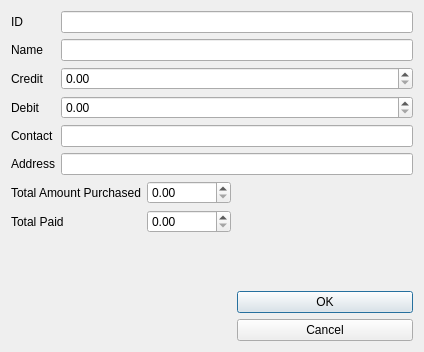
<?xml version="1.0" encoding="UTF-8"?>
<ui version="4.0">
 <class>ConfirmOrderDialog</class>
 <widget class="QDialog" name="ConfirmOrderDialog">
  <property name="geometry">
   <rect>
    <x>0</x>
    <y>0</y>
    <width>424</width>
    <height>352</height>
   </rect>
  </property>
  <property name="windowTitle">
   <string>Dialog</string>
  </property>
  <layout class="QGridLayout" name="gridLayout">
   <item row="1" column="0">
    <layout class="QFormLayout" name="formLayout_2">
     <item row="0" column="0">
      <widget class="QLabel" name="TotalAmountPurchasedlabel_7">
       <property name="text">
        <string>Total Amount Purchased</string>
       </property>
      </widget>
     </item>
     <item row="0" column="1">
      <widget class="QDoubleSpinBox" name="doubleSpinBoxTotalAmountPurchased">
       <property name="maximum">
        <double>9999999.990000000223517</double>
       </property>
      </widget>
     </item>
     <item row="1" column="0">
      <widget class="QLabel" name="TotalPaidlabel_8">
       <property name="text">
        <string>Total Paid</string>
       </property>
      </widget>
     </item>
     <item row="1" column="1">
      <widget class="QDoubleSpinBox" name="doubleSpinBoxAmountPaid">
       <property name="maximum">
        <double>9999999.990000000223517</double>
       </property>
      </widget>
     </item>
    </layout>
   </item>
   <item row="0" column="0" colspan="2">
    <layout class="QFormLayout" name="formLayout">
     <item row="0" column="0">
      <widget class="QLabel" name="CustomerIDlabel">
       <property name="text">
        <string>ID</string>
       </property>
      </widget>
     </item>
     <item row="0" column="1">
      <widget class="QLineEdit" name="lineEditId"/>
     </item>
     <item row="1" column="0">
      <widget class="QLabel" name="CustomerNamelabel_2">
       <property name="text">
        <string>Name</string>
       </property>
      </widget>
     </item>
     <item row="1" column="1">
      <widget class="QLineEdit" name="lineEditName"/>
     </item>
     <item row="2" column="0">
      <widget class="QLabel" name="CustomerCreditlabel_3">
       <property name="text">
        <string>Credit</string>
       </property>
      </widget>
     </item>
     <item row="2" column="1">
      <widget class="QDoubleSpinBox" name="doubleSpinBoxCreditAmount">
       <property name="maximum">
        <double>9999999.990000000223517</double>
       </property>
      </widget>
     </item>
     <item row="3" column="0">
      <widget class="QLabel" name="CustomerDebitlabel_4">
       <property name="text">
        <string>Debit</string>
       </property>
      </widget>
     </item>
     <item row="3" column="1">
      <widget class="QDoubleSpinBox" name="doubleSpinBoxDebitAmount">
       <property name="maximum">
        <double>9999999.990000000223517</double>
       </property>
      </widget>
     </item>
     <item row="4" column="0">
      <widget class="QLabel" name="CustomerContactlabel_5">
       <property name="text">
        <string>Contact</string>
       </property>
      </widget>
     </item>
     <item row="4" column="1">
      <widget class="QLineEdit" name="lineEditContactNumber"/>
     </item>
     <item row="5" column="0">
      <widget class="QLabel" name="CustomerAddresslabel_6">
       <property name="text">
        <string>Address</string>
       </property>
      </widget>
     </item>
     <item row="5" column="1">
      <widget class="QLineEdit" name="lineEditAddress"/>
     </item>
    </layout>
   </item>
   <item row="2" column="1">
    <layout class="QVBoxLayout" name="verticalLayout">
     <item>
      <widget class="QPushButton" name="pushButton">
       <property name="text">
        <string>OK</string>
       </property>
      </widget>
     </item>
     <item>
      <widget class="QPushButton" name="pushButton_2">
       <property name="text">
        <string>Cancel</string>
       </property>
      </widget>
     </item>
    </layout>
   </item>
  </layout>
 </widget>
 <resources/>
 <connections/>
</ui>
